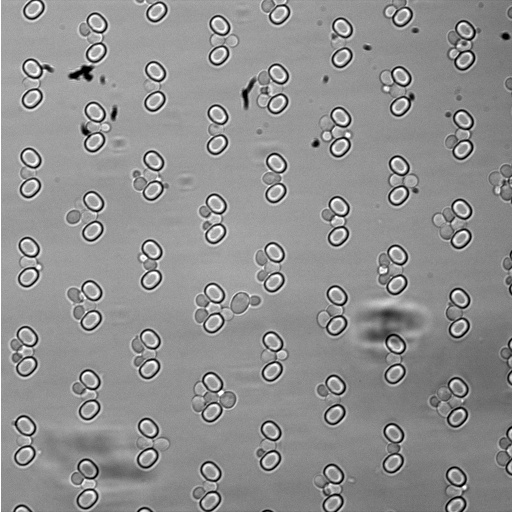
#> input picture Preprocess/str515_229_raff2_to_gal2_various_exposures_4V_00_str515_GFP_007_tp000001_Brightfield_002.jpg, 512 x 512 px
$ jupyter execute --allow-errors image_crop_DISCO.ipynb
#> lines starting #> are read from the running program, lines starting #| are printed output that depends on the picture
[cell 1]
import numpy as np
from skimage.io import imread, imshow, imsave
from skimage.util import crop
import matplotlib.pylab as plt
import matplotlib.patches as patches

[cell 2]
# Define some parameters
n_width = 5
n_height = 7

width = 60
height = 60

# the distance between each cropping windows in vertical direction
margin = 25

image_A = imread('str515_229_raff2_to_gal2_various_exposures_4V_00_str515_GFP_007_tp000001_Brightfield_002.jpg')
#> image_A is the input picture: shape (512, 512, 3); min 0, max 255, mean 144.6
mask_A = imread('str515_229_raff2_to_gal2_various_exposures_4V_00_str515_GFP_007_tp000001_Brightfield_002.png')
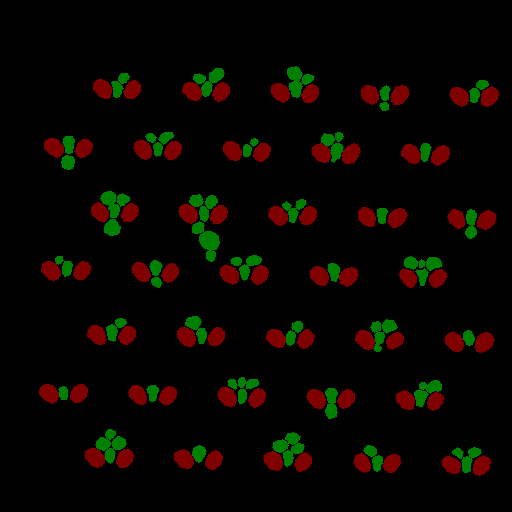
#> input picture Preprocess/str515_229_raff2_to_gal2_various_exposures_4V_00_str515_GFP_007_tp000001_Brightfield_002.png, 512 x 512 px
#> mask_A is the input picture: shape (512, 512, 3); mean R, G, B 9.3, 5.4, 0

[cell 3]
# Try some cropping in both horizontal and vertical directions
start_Y = 55
start_X = 85

image_B = image_A[start_Y:start_Y+height, start_X:start_X+width, :]
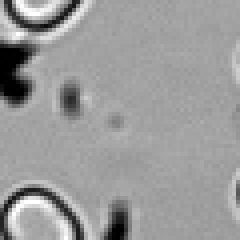
#> image_B: shape (60, 60, 3) (shown 4 times larger); min 0, max 255, mean 155
mask_B = mask_A[start_Y:start_Y+height, start_X:start_X+width, :]
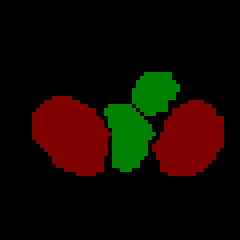
#> mask_B: shape (60, 60, 3) (shown 4 times larger); mean R, G, B 19.1, 8.6, 0

plt.figure(figsize=(20,20))
plt.subplot(221), plt.imshow(image_A)
plt.subplot(222), plt.imshow(image_B) #, plt.axis('off')
plt.subplot(223), plt.imshow(mask_A)
plt.subplot(224), plt.imshow(mask_B) #, plt.axis('off')

plt.show()
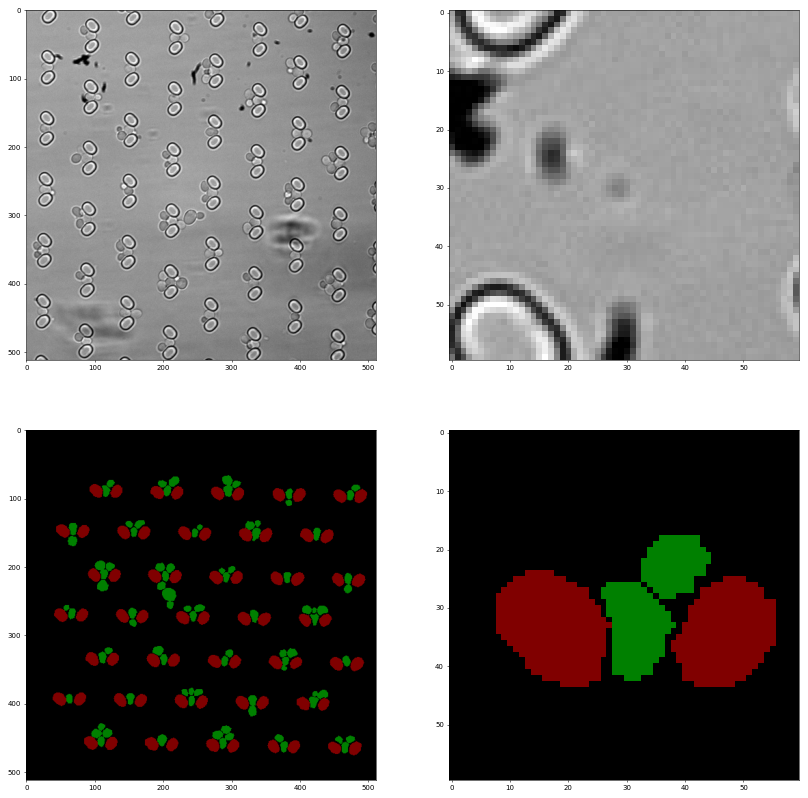
#> figure drawn by matplotlib, 4 panels

[cell 4]
# Visualize the cropping windows with bounding boxes

# Create figure and axes
fig,ax = plt.subplots(1)

# Display the image
#> (the rest of this cell did not finish here and is left out)

[cell 5]
# Cropping and save the result into 'mask'
mask = np.ndarray(shape = (35,64,64,3))
#> (the rest of this cell did not finish here and is left out)

[cell 6]
# Sanity test
plt.figure()
plt.imshow(mask[34])
plt.show()
